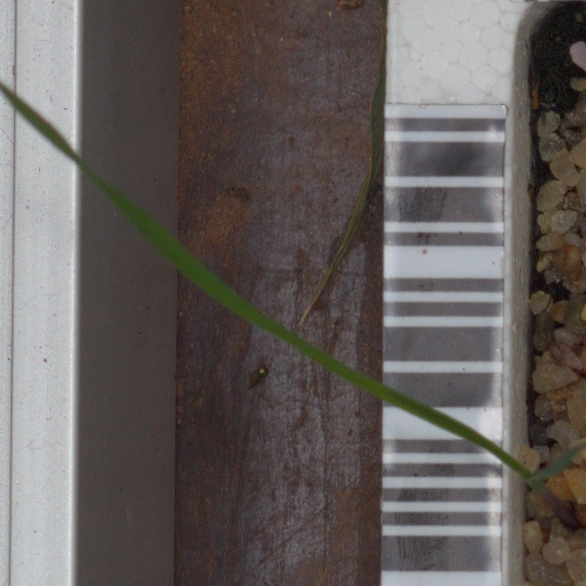
#> input picture MiniProject/data/train/Black-grass/0d28c429b.png, 586 x 586 px
$ python -i functions.py   (imports and definitions only)
#> lines starting #> are read from the running program, lines starting #| are printed output that depends on the picture; after the words box and inside, x2 and y2 are one past the last pixel; in counts of white or black regions, pixels touching at a corner belong together
#> further down, picture is the input picture: shape (586, 586, 3); mean B, G, R 91, 93.2, 99.7
#!/usr/bin/python

"""Necessary functions for data preprocessing and model fitting"""

__author__ = 'Xiaosheng Luo'
__version__ = '1.0.0'

# import modules
import cv2
import numpy as np


def read_img(filepath, size = (224,224)):
    """read and resize image file using opencv"""
    img = cv2.imread(filepath)
    img = cv2.resize(img, size)
    return img


# define images preprocessing functions
def extract_BGR_histogram(image):
    """extract a 3 color channels histogram from the BGR"""
    Hist = []
    for i in range(3):
        hist = cv2.calcHist([image],[i],None,[128],[0,256])
        Hist = np.append(Hist, hist)

    # return the flattened histogram as the feature vector
    return Hist.flatten()

def extract_HSV_histogram(image):
    """extract a 3 color channels histogram from the HSV"""
    hsv = cv2.cvtColor(image, cv2.COLOR_BGR2HSV)
    Hist = []
    for i in range(3):
        hist = cv2.calcHist([hsv],[i],None,[128],[0,256])
        Hist = np.append(Hist, hist)

    # return the flattened histogram as the feature vector
    return Hist.flatten()


def extract_HLS_histogram(image):
    """extract a 3 color channels histogram from the HLS"""
    hls = cv2.cvtColor(image, cv2.COLOR_BGR2HLS)
    Hist = []
    for i in range(3):
        hist = cv2.calcHist([hls],[i],None,[128],[0,256])
        Hist = np.append(Hist, hist)

    # return the flattened histogram as the feature vector
    return Hist.flatten()


def create_mask_for_plant(image):
    """create a mask for the plants image base on threshold"""
    image_hsv = cv2.cvtColor(image, cv2.COLOR_BGR2HSV)
#> image_hsv: shape (586, 586, 3); mean H, S, V 65.1, 41, 101.3

    # create threshold
    sensitivity = 35
    lower_hsv = np.array([60 - sensitivity, 100, 50])
    upper_hsv = np.array([60 + sensitivity, 255, 255])

    mask = cv2.inRange(image_hsv, lower_hsv, upper_hsv)
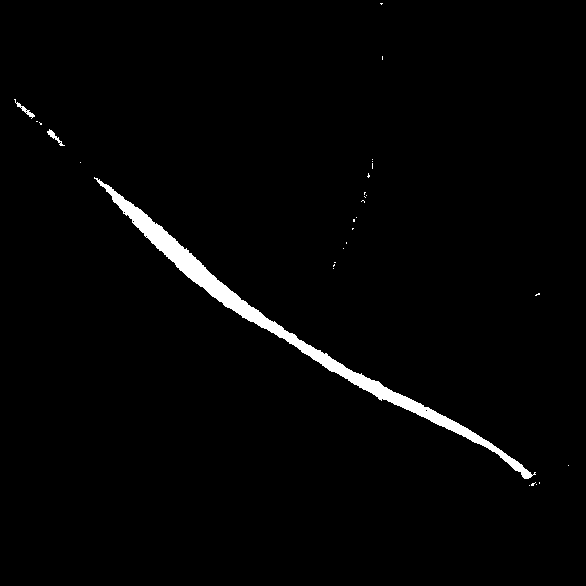
#> mask: shape (586, 586); 1.9% white; 30 white regions (27 under 20 px), largest, box (x1, y1, x2, y2) and area: (94, 177, 536, 479) 6295, (14, 99, 35, 119) 84, (47, 129, 65, 146) 79
    kernel = cv2.getStructuringElement(cv2.MORPH_ELLIPSE, (11,11))
    mask = cv2.morphologyEx(mask, cv2.MORPH_CLOSE, kernel)
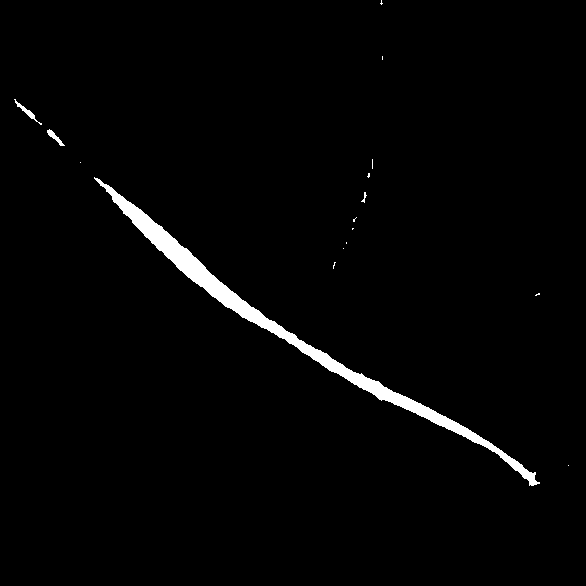
#> mask: shape (586, 586); 2% white; 16 white regions (12 under 20 px), largest, box (x1, y1, x2, y2) and area: (94, 177, 540, 486) 6452, (14, 99, 42, 125) 114, (47, 129, 65, 146) 93, (361, 192, 367, 203) 24
    return mask


def segment_plant(image):
    """segement out the plants images using the mask"""
    mask = create_mask_for_plant(image)
    output = cv2.bitwise_and(image, image, mask = mask)
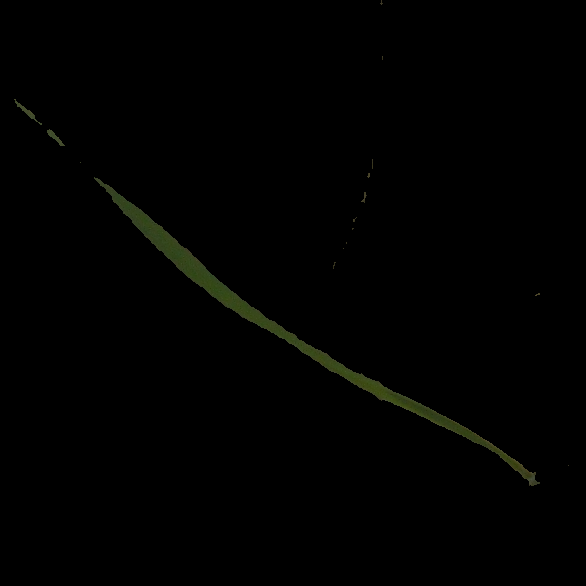
#> output: shape (586, 586, 3); mean B, G, R 0.6, 1.4, 1.1
    return output


def sharpen_image(image):
    """sharpen image"""
    image_blurred = cv2.GaussianBlur(image, (0, 0), 3)
    image_sharp = cv2.addWeighted(image, 1.5, image_blurred, -0.5, 0)
    return image_sharp

>>> import cv2
>>> picture = cv2.imread('../data/train/Black-grass/0d28c429b.png')
>>> result = segment_plant(picture)

$ run again, on MiniProject/data/train/Black-grass/2ed589264.png
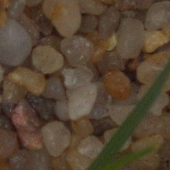
#> input picture MiniProject/data/train/Black-grass/2ed589264.png, 170 x 170 px
#> picture is the input picture: shape (170, 170, 3); mean B, G, R 51.7, 70, 87.5
#> image_hsv: shape (170, 170, 3); mean H, S, V 15.7, 107.5, 88
#> in create_mask_for_plant, `mask = cv2.inRange(image_hsv, lower_hsv, upper_hsv)`:
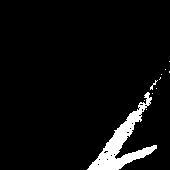
#> mask: shape (170, 170); 5.3% white; 11 white regions (9 under 20 px), largest, box (x1, y1, x2, y2) and area: (87, 92, 157, 170) 1485, (150, 80, 158, 90) 22
#> in segment_plant, `output = cv2.bitwise_and(image, image, mask = mask)`:
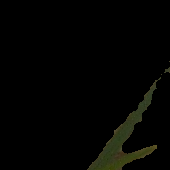
#> output: shape (170, 170, 3); mean B, G, R 1.8, 3.7, 3.4
